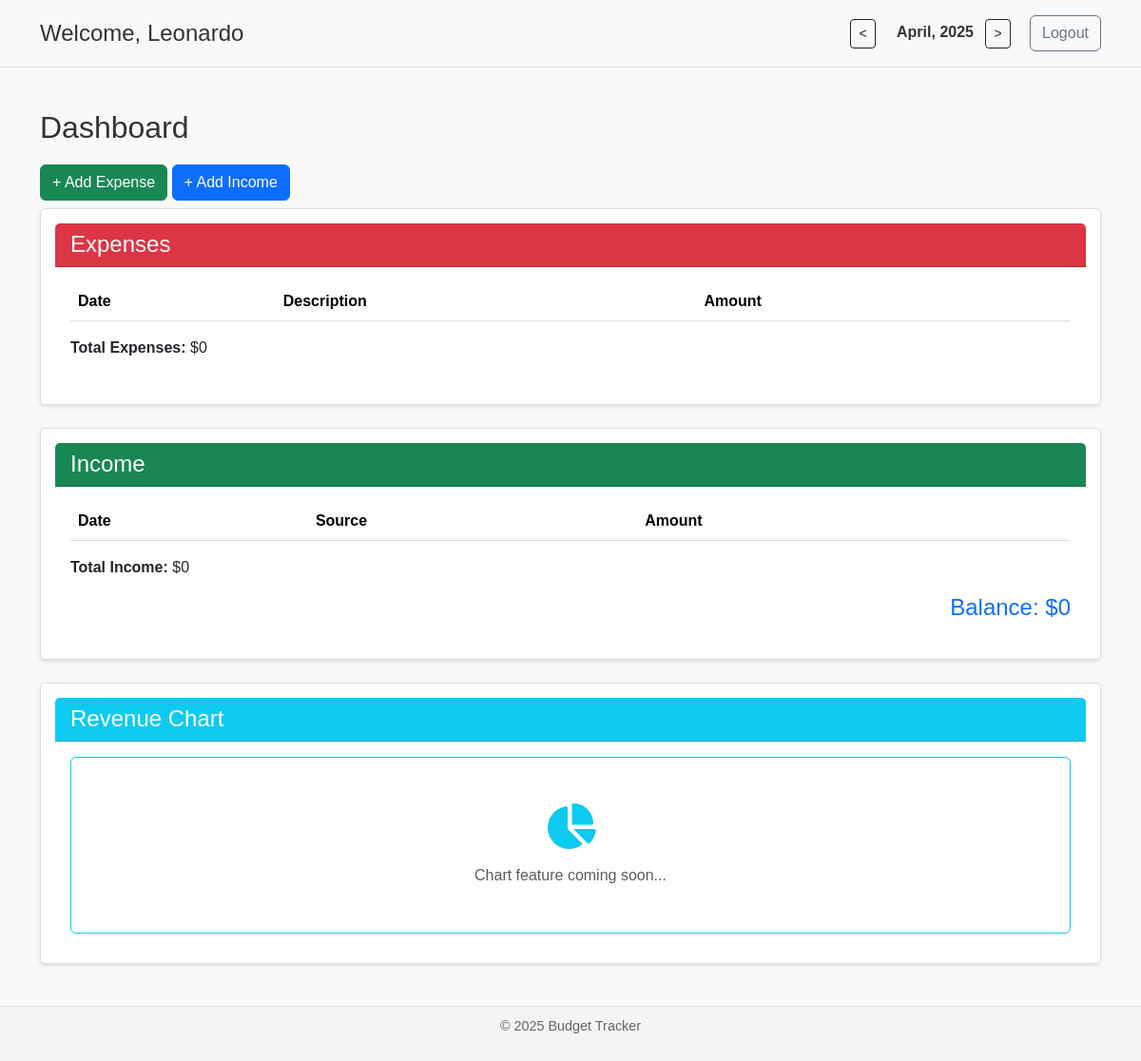
Page / (signed in) on the earlier database version.
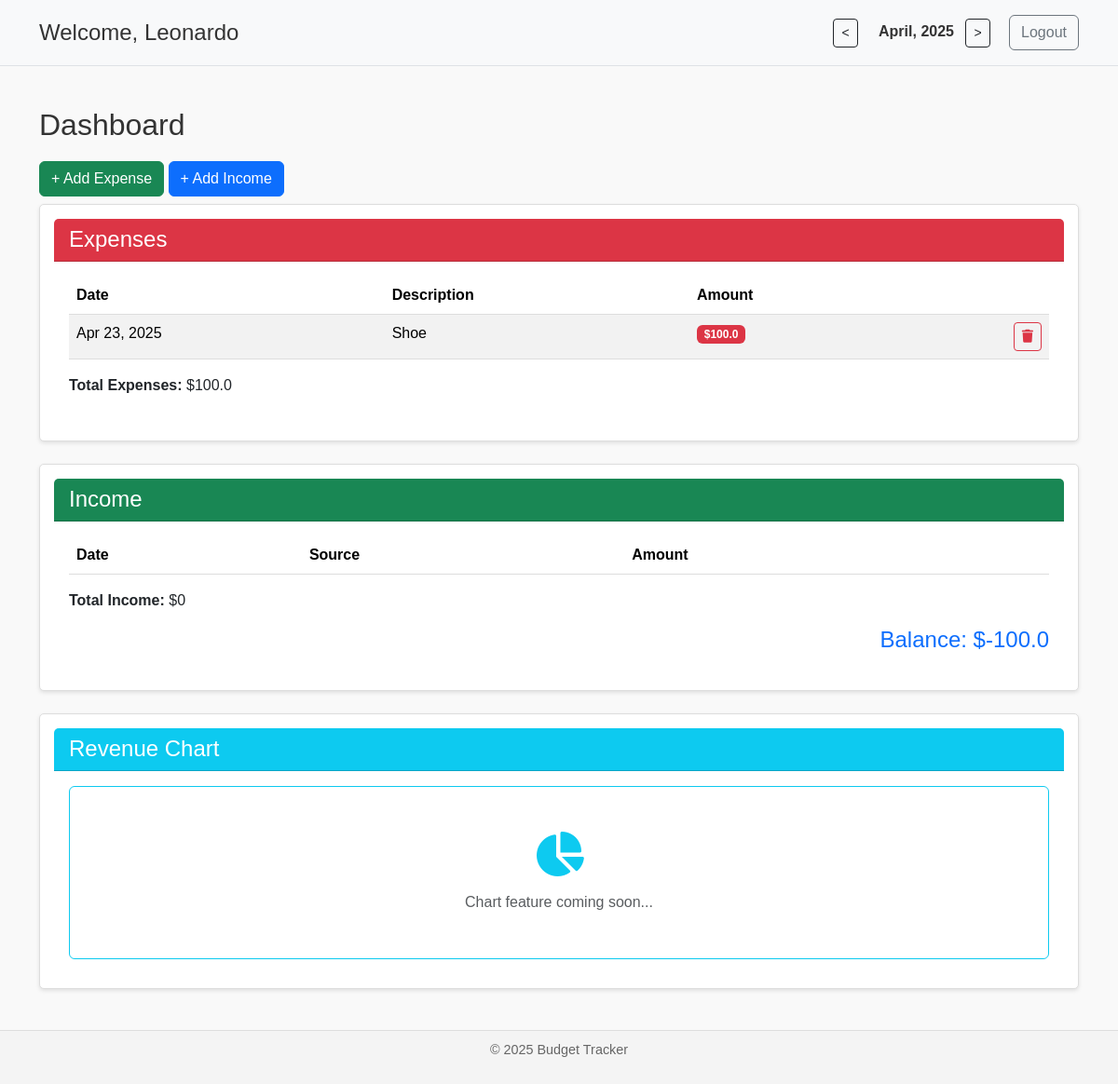
Same page on the later database version.
### app/models.py (models this page shows, shortened)
class User(db.Model, UserMixin):
    __tablename__ = "users"
    id = db.Column(db.Integer, primary_key=True)
    username = db.Column(db.String(64), unique=True, nullable=False)
    password_hash = db.Column(db.String(128), nullable=False)
    expenses = db.relationship('Expense', backref='user', lazy=True)
    incomes = db.relationship('Income', backref='user', lazy=True)

class Expense(db.Model):
    __tablename__ = "expenses"
    id = db.Column(db.Integer, primary_key=True)
    date = db.Column(db.Date, nullable=False)
    description = db.Column(db.String(100), nullable=False)
    amount = db.Column(db.Float, nullable=False)
    user_id = db.Column(db.Integer, db.ForeignKey('users.id'), nullable=False)

### app/routes.py (the view, shortened to what this page needs)
@routes.route("/", methods=["GET", "POST"])
@login_required
def homepage():
    month = request.args.get("month", default=datetime.now().month, type=int)
    year = request.args.get("year", default=datetime.now().year, type=int)
    if month < 1 or month > 12:
        month = 12
        year -= 1
    elif month > 12:
        month = 1
        year += 1
    month_expenses = Expense.query.filter_by(user_id=current_user.id).filter(
        extract('month', Expense.date) == month,
        extract('year', Expense.date) == year
    ).all()
    month_income = Income.query.filter_by(user_id=current_user.id).filter(
        extract('month', Income.date) == month,
        extract('year', Income.date) == year
    ).all()
    total_income = sum(i.amount for i in month_income)
    total_expenses = sum(e.amount for e in month_expenses)
    balance = total_income - total_expenses
    return render_template("index.html",total_income=total_income, total_expenses=total_expenses, balance=balance
                           , month_expenses=month_expenses, month_income=month_income, selected_month=month, selected_year=year, selected_month_name=datetime(year, month, 1).strftime("%B"),
                           current_user=current_user)

### app/__init__.py (called while the page is built)
def create_app():
    app = Flask(__name__)
    app.config['SQLALCHEMY_DATABASE_URI'] = 'sqlite:///budget.db'
    app.config['SQLALCHEMY_TRACK_MODIFICATIONS'] = False
    app.config['SECRET_KEY'] = 'supersecretkey'
    db.init_app(app)
    login_manager.init_app(app)
    login_manager.login_view = "auth.login"
    from app.models import User
    @login_manager.user_loader
    def load_user(user_id):
        return User.query.get(int(user_id))
    from app.routes import routes
    from app.auth import auth
    app.register_blueprint(routes)
    app.register_blueprint(auth)
    return app

### app/templates/index.html (shortened to what this page needs)
<!DOCTYPE html>
<html lang="en">
<head>
    <link href="https://cdn.jsdelivr.net/npm/bootstrap@5.3.2/dist/css/bootstrap.min.css" rel="stylesheet">
    <link rel="stylesheet" href="static/styles.css">
    <link rel="stylesheet" href="https://cdnjs.cloudflare.com/ajax/libs/font-awesome/6.4.0/css/all.min.css">
</head>
<body>
<header class="bg-light py-3 border-bottom">
    <div class="container">
        <div class="row align-items-center justify-content-between">
            <div class="col-md-6">
                <h1>Welcome, {{ current_user.username }}</h1>
            </div>
            <div class="col-md-6 text-end">
                <form method="GET" class="d-inline">
                    <button type="submit" class="btn btn-outline-dark btn-sm me-2">&lt;</button>
                </form>
                <span class="me-2 fw-bold">{{ selected_month_name }}, {{ selected_year }}</span>
                <form method="GET" class="d-inline">
                    <button type="submit" class="btn btn-outline-dark btn-sm me-3">&gt;</button>
                </form>
                <a href="{{ url_for('auth.logout') }}" class="btn btn-outline-secondary">Logout</a>
            </div>
        </div>
    </div>
</header>
<main class="container mt-4">
    <h2>Dashboard</h2>
    <button class="btn btn-success mb-2" data-bs-toggle="collapse" data-bs-target="#expense-form">
        + Add Expense
    </button>
    <button class="btn btn-primary mb-2" data-bs-toggle="collapse" data-bs-target="#income-form">
        + Add Income
    </button>
<div class="card mb-4">
    <div class="card-header bg-danger text-white">
        <h4 class="mb-0">Expenses</h4>
    </div>
    <div class="card-body">
        <table class="table table-striped table-hover">
            <thead>
            <tr>
                <th>Date</th>
                <th>Description</th>
                <th>Amount</th>
                <th></th>
            </tr>
            </thead>
            <tbody>
            {% for expense in month_expenses %}
            <tr>
                <td>{{ expense.date.strftime('%b %d, %Y') }}</td>
                <td>{{ expense.description }}</td>
                <td><span class="badge bg-danger">${{ expense.amount }}</span></td>
                <td class="text-end">
                    <form action="{{ url_for('routes.delete_expense', id=expense.id) }}" method="POST"
                          style="display:inline;">
                        <button type="submit" class="btn btn-sm btn-outline-danger" title="Delete"
                                onclick="return confirm('Are you sure you want to delete this expense?')">
                            <i class="fa-solid fa-trash"></i>
                        </button>
                    </form>
                </td>
            </tr>
            {% endfor %}
            </tbody>
        </table>
        <p class="mt-2"><strong>Total Expenses:</strong> ${{ total_expenses }}</p>
    </div>
</div>
<div class="card mb-4">
    <div class="card-header bg-success text-white">
        <h4 class="mb-0">Income</h4>
    </div>
    <div class="card-body">
        <table class="table table-striped table-hover">
            <thead>
            <tr>
                <th>Date</th>
                <th>Source</th>
                <th>Amount</th>
                <th></th>
            </tr>
            </thead>
        </table>
        <p class="mt-2"><strong>Total Income:</strong> ${{ total_income }}</p>
        <h4 class="text-end text-primary">Balance: ${{ balance }}</h4>
    </div>
</div>
<div class="card mb-4">
  <div class="card-header bg-info text-white">
    <h4 class="mb-0">Revenue Chart</h4>
  </div>
  <div class="card-body text-center">
    <div class="p-5 border border-info rounded">
      <i class="fas fa-chart-pie fa-3x text-info mb-3"></i>
      <p class="text-muted mb-0">Chart feature coming soon...</p>
    </div>
  </div>
</div>
</main>
<footer>
    <p>&copy; 2025 Budget Tracker</p>
</footer>
</body>
</html>

### app/static/styles.css (style rules this page uses)
body { font-family: Arial, sans-serif; margin: 0; padding: 0; background-color: #f9f9f9; color: #333; }
header { display: flex; justify-content: space-between; align-items: center; padding: 10px 20px; background-color: #f4f4f4; border-bottom: 1px solid #ddd; }
header h1 { margin: 0; font-size: 1.5rem; }
header button { padding: 5px 10px; border: none; background-color: #000; color: #fff; cursor: pointer; border-radius: 3px; }
header span { margin: 0 10px; font-size: 1rem; }
main { padding: 20px; }
h2 { font-size: 2rem; margin-bottom: 20px; }
.card { flex: 1; background-color: #fff; border: 1px solid #ddd; border-radius: 5px; padding: 15px; box-shadow: 0 2px 4px rgba(0, 0, 0, 0.1); }
footer { text-align: center; padding: 10px; background-color: #f4f4f4; border-top: 1px solid #ddd; font-size: 0.9rem; color: #666; }
table { width: 100%; border-collapse: collapse; text-align: left; }
th, td { padding: 10px; border-bottom: 1px solid #ddd; text-align: left; }
th { font-weight: bold; }

Differences in the rows shown:
added Expense: date "Apr 23, 2025", description "Shoe", amount "100.0"
Other differences:
{{ total_expenses }}: "0" → "100.0"
{{ balance }}: "0" → "-100.0"
